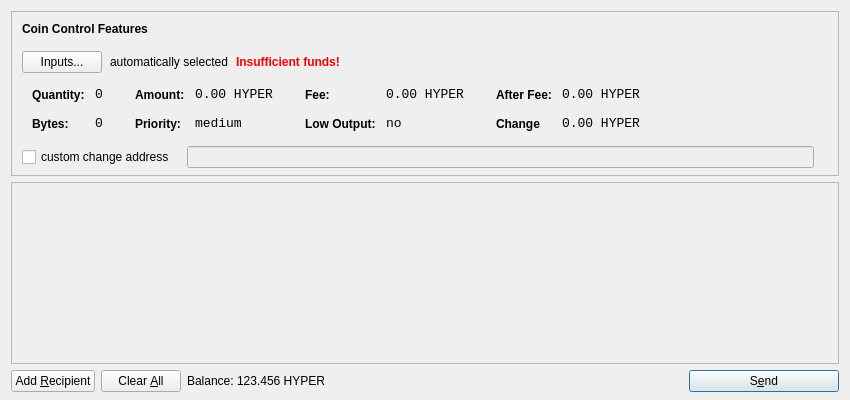
<?xml version="1.0" encoding="UTF-8"?>
<ui version="4.0">
 <class>SendCoinsDialog</class>
 <widget class="QDialog" name="SendCoinsDialog">
  <property name="geometry">
   <rect>
    <x>0</x>
    <y>0</y>
    <width>850</width>
    <height>400</height>
   </rect>
  </property>
  <property name="windowTitle">
   <string>Send Coins</string>
  </property>
  <layout class="QVBoxLayout" name="verticalLayout" stretch="0,1,0">
   <property name="bottomMargin">
    <number>8</number>
   </property>
   <item>
    <widget class="QFrame" name="frameCoinControl">
     <property name="sizePolicy">
      <sizepolicy hsizetype="Expanding" vsizetype="Expanding">
       <horstretch>0</horstretch>
       <verstretch>0</verstretch>
      </sizepolicy>
     </property>
     <property name="maximumSize">
      <size>
       <width>16777215</width>
       <height>16777215</height>
      </size>
     </property>
     <property name="frameShape">
      <enum>QFrame::StyledPanel</enum>
     </property>
     <property name="frameShadow">
      <enum>QFrame::Sunken</enum>
     </property>
     <layout class="QVBoxLayout" name="verticalLayoutCoinControl2">
      <property name="spacing">
       <number>6</number>
      </property>
      <property name="leftMargin">
       <number>0</number>
      </property>
      <property name="topMargin">
       <number>0</number>
      </property>
      <property name="rightMargin">
       <number>0</number>
      </property>
      <property name="bottomMargin">
       <number>6</number>
      </property>
      <item>
       <layout class="QVBoxLayout" name="verticalLayoutCoinControl" stretch="0,0,0,0,1">
        <property name="spacing">
         <number>0</number>
        </property>
        <property name="leftMargin">
         <number>10</number>
        </property>
        <property name="topMargin">
         <number>10</number>
        </property>
        <item>
         <layout class="QHBoxLayout" name="horizontalLayoutCoinControl1">
          <property name="bottomMargin">
           <number>15</number>
          </property>
          <item>
           <widget class="QLabel" name="labelCoinControlFeatures">
            <property name="sizePolicy">
             <sizepolicy hsizetype="Preferred" vsizetype="Maximum">
              <horstretch>0</horstretch>
              <verstretch>0</verstretch>
             </sizepolicy>
            </property>
            <property name="font">
             <font>
              <weight>75</weight>
              <bold>true</bold>
             </font>
            </property>
            <property name="styleSheet">
             <string notr="true">font-weight:bold;</string>
            </property>
            <property name="text">
             <string>Coin Control Features</string>
            </property>
           </widget>
          </item>
         </layout>
        </item>
        <item>
         <layout class="QHBoxLayout" name="horizontalLayoutCoinControl2" stretch="0,0,0,0">
          <property name="spacing">
           <number>8</number>
          </property>
          <property name="bottomMargin">
           <number>10</number>
          </property>
          <item>
           <widget class="QPushButton" name="pushButtonCoinControl">
            <property name="styleSheet">
             <string notr="true"/>
            </property>
            <property name="text">
             <string>Inputs...</string>
            </property>
           </widget>
          </item>
          <item>
           <widget class="QLabel" name="labelCoinControlAutomaticallySelected">
            <property name="text">
             <string>automatically selected</string>
            </property>
            <property name="margin">
             <number>5</number>
            </property>
           </widget>
          </item>
          <item>
           <widget class="QLabel" name="labelCoinControlInsuffFunds">
            <property name="font">
             <font>
              <weight>75</weight>
              <bold>true</bold>
             </font>
            </property>
            <property name="styleSheet">
             <string notr="true">color:red;font-weight:bold;</string>
            </property>
            <property name="text">
             <string>Insufficient funds!</string>
            </property>
            <property name="margin">
             <number>5</number>
            </property>
           </widget>
          </item>
          <item>
           <spacer name="horizontalSpacerCoinControl">
            <property name="orientation">
             <enum>Qt::Horizontal</enum>
            </property>
            <property name="sizeHint" stdset="0">
             <size>
              <width>40</width>
              <height>1</height>
             </size>
            </property>
           </spacer>
          </item>
         </layout>
        </item>
        <item>
         <widget class="QWidget" name="widgetCoinControl" native="true">
          <property name="sizePolicy">
           <sizepolicy hsizetype="Preferred" vsizetype="Preferred">
            <horstretch>0</horstretch>
            <verstretch>0</verstretch>
           </sizepolicy>
          </property>
          <property name="minimumSize">
           <size>
            <width>0</width>
            <height>0</height>
           </size>
          </property>
          <property name="styleSheet">
           <string notr="true"/>
          </property>
          <layout class="QHBoxLayout" name="horizontalLayoutCoinControl5">
           <property name="leftMargin">
            <number>0</number>
           </property>
           <property name="topMargin">
            <number>0</number>
           </property>
           <property name="rightMargin">
            <number>0</number>
           </property>
           <property name="bottomMargin">
            <number>0</number>
           </property>
           <item>
            <layout class="QHBoxLayout" name="horizontalLayoutCoinControl3" stretch="0,0,0,1">
             <property name="spacing">
              <number>20</number>
             </property>
             <property name="topMargin">
              <number>0</number>
             </property>
             <property name="bottomMargin">
              <number>10</number>
             </property>
             <item>
              <layout class="QFormLayout" name="formLayoutCoinControl1">
               <property name="horizontalSpacing">
                <number>10</number>
               </property>
               <property name="verticalSpacing">
                <number>14</number>
               </property>
               <property name="leftMargin">
                <number>10</number>
               </property>
               <property name="topMargin">
                <number>4</number>
               </property>
               <property name="rightMargin">
                <number>6</number>
               </property>
               <item row="0" column="0">
                <widget class="QLabel" name="labelCoinControlQuantityText">
                 <property name="styleSheet">
                  <string notr="true">font-weight:bold;</string>
                 </property>
                 <property name="text">
                  <string>Quantity:</string>
                 </property>
                 <property name="margin">
                  <number>0</number>
                 </property>
                </widget>
               </item>
               <item row="0" column="1">
                <widget class="QLabel" name="labelCoinControlQuantity">
                 <property name="font">
                  <font>
                   <family>Monospace</family>
                   <pointsize>10</pointsize>
                  </font>
                 </property>
                 <property name="cursor">
                  <cursorShape>IBeamCursor</cursorShape>
                 </property>
                 <property name="contextMenuPolicy">
                  <enum>Qt::ActionsContextMenu</enum>
                 </property>
                 <property name="text">
                  <string>0</string>
                 </property>
                 <property name="margin">
                  <number>0</number>
                 </property>
                 <property name="textInteractionFlags">
                  <set>Qt::LinksAccessibleByMouse|Qt::TextSelectableByKeyboard|Qt::TextSelectableByMouse</set>
                 </property>
                </widget>
               </item>
               <item row="1" column="0">
                <widget class="QLabel" name="labelCoinControlBytesText">
                 <property name="styleSheet">
                  <string notr="true">font-weight:bold;</string>
                 </property>
                 <property name="text">
                  <string>Bytes:</string>
                 </property>
                </widget>
               </item>
               <item row="1" column="1">
                <widget class="QLabel" name="labelCoinControlBytes">
                 <property name="font">
                  <font>
                   <family>Monospace</family>
                   <pointsize>10</pointsize>
                  </font>
                 </property>
                 <property name="cursor">
                  <cursorShape>IBeamCursor</cursorShape>
                 </property>
                 <property name="contextMenuPolicy">
                  <enum>Qt::ActionsContextMenu</enum>
                 </property>
                 <property name="text">
                  <string>0</string>
                 </property>
                 <property name="textInteractionFlags">
                  <set>Qt::LinksAccessibleByMouse|Qt::TextSelectableByKeyboard|Qt::TextSelectableByMouse</set>
                 </property>
                </widget>
               </item>
              </layout>
             </item>
             <item>
              <layout class="QFormLayout" name="formLayoutCoinControl2">
               <property name="horizontalSpacing">
                <number>10</number>
               </property>
               <property name="verticalSpacing">
                <number>14</number>
               </property>
               <property name="leftMargin">
                <number>6</number>
               </property>
               <property name="topMargin">
                <number>4</number>
               </property>
               <property name="rightMargin">
                <number>6</number>
               </property>
               <item row="0" column="0">
                <widget class="QLabel" name="labelCoinControlAmountText">
                 <property name="styleSheet">
                  <string notr="true">font-weight:bold;</string>
                 </property>
                 <property name="text">
                  <string>Amount:</string>
                 </property>
                 <property name="margin">
                  <number>0</number>
                 </property>
                </widget>
               </item>
               <item row="0" column="1">
                <widget class="QLabel" name="labelCoinControlAmount">
                 <property name="font">
                  <font>
                   <family>Monospace</family>
                   <pointsize>10</pointsize>
                  </font>
                 </property>
                 <property name="cursor">
                  <cursorShape>IBeamCursor</cursorShape>
                 </property>
                 <property name="contextMenuPolicy">
                  <enum>Qt::ActionsContextMenu</enum>
                 </property>
                 <property name="text">
                  <string>0.00 HYPER</string>
                 </property>
                 <property name="textInteractionFlags">
                  <set>Qt::LinksAccessibleByMouse|Qt::TextSelectableByKeyboard|Qt::TextSelectableByMouse</set>
                 </property>
                </widget>
               </item>
               <item row="1" column="0">
                <widget class="QLabel" name="labelCoinControlPriorityText">
                 <property name="styleSheet">
                  <string notr="true">font-weight:bold;</string>
                 </property>
                 <property name="text">
                  <string>Priority:</string>
                 </property>
                </widget>
               </item>
               <item row="1" column="1">
                <widget class="QLabel" name="labelCoinControlPriority">
                 <property name="font">
                  <font>
                   <family>Monospace</family>
                   <pointsize>10</pointsize>
                  </font>
                 </property>
                 <property name="cursor">
                  <cursorShape>IBeamCursor</cursorShape>
                 </property>
                 <property name="contextMenuPolicy">
                  <enum>Qt::ActionsContextMenu</enum>
                 </property>
                 <property name="text">
                  <string>medium</string>
                 </property>
                 <property name="textInteractionFlags">
                  <set>Qt::LinksAccessibleByMouse|Qt::TextSelectableByKeyboard|Qt::TextSelectableByMouse</set>
                 </property>
                </widget>
               </item>
              </layout>
             </item>
             <item>
              <layout class="QFormLayout" name="formLayoutCoinControl3">
               <property name="horizontalSpacing">
                <number>10</number>
               </property>
               <property name="verticalSpacing">
                <number>14</number>
               </property>
               <property name="leftMargin">
                <number>6</number>
               </property>
               <property name="topMargin">
                <number>4</number>
               </property>
               <property name="rightMargin">
                <number>6</number>
               </property>
               <item row="0" column="0">
                <widget class="QLabel" name="labelCoinControlFeeText">
                 <property name="styleSheet">
                  <string notr="true">font-weight:bold;</string>
                 </property>
                 <property name="text">
                  <string>Fee:</string>
                 </property>
                 <property name="margin">
                  <number>0</number>
                 </property>
                </widget>
               </item>
               <item row="0" column="1">
                <widget class="QLabel" name="labelCoinControlFee">
                 <property name="font">
                  <font>
                   <family>Monospace</family>
                   <pointsize>10</pointsize>
                  </font>
                 </property>
                 <property name="cursor">
                  <cursorShape>IBeamCursor</cursorShape>
                 </property>
                 <property name="contextMenuPolicy">
                  <enum>Qt::ActionsContextMenu</enum>
                 </property>
                 <property name="text">
                  <string>0.00 HYPER</string>
                 </property>
                 <property name="textInteractionFlags">
                  <set>Qt::LinksAccessibleByMouse|Qt::TextSelectableByKeyboard|Qt::TextSelectableByMouse</set>
                 </property>
                </widget>
               </item>
               <item row="1" column="0">
                <widget class="QLabel" name="labelCoinControlLowOutputText">
                 <property name="styleSheet">
                  <string notr="true">font-weight:bold;</string>
                 </property>
                 <property name="text">
                  <string>Low Output:</string>
                 </property>
                </widget>
               </item>
               <item row="1" column="1">
                <widget class="QLabel" name="labelCoinControlLowOutput">
                 <property name="font">
                  <font>
                   <family>Monospace</family>
                   <pointsize>10</pointsize>
                  </font>
                 </property>
                 <property name="cursor">
                  <cursorShape>IBeamCursor</cursorShape>
                 </property>
                 <property name="contextMenuPolicy">
                  <enum>Qt::ActionsContextMenu</enum>
                 </property>
                 <property name="text">
                  <string>no</string>
                 </property>
                 <property name="textInteractionFlags">
                  <set>Qt::LinksAccessibleByMouse|Qt::TextSelectableByKeyboard|Qt::TextSelectableByMouse</set>
                 </property>
                </widget>
               </item>
              </layout>
             </item>
             <item>
              <layout class="QFormLayout" name="formLayoutCoinControl4">
               <property name="horizontalSpacing">
                <number>10</number>
               </property>
               <property name="verticalSpacing">
                <number>14</number>
               </property>
               <property name="leftMargin">
                <number>6</number>
               </property>
               <property name="topMargin">
                <number>4</number>
               </property>
               <property name="rightMargin">
                <number>6</number>
               </property>
               <item row="0" column="0">
                <widget class="QLabel" name="labelCoinControlAfterFeeText">
                 <property name="styleSheet">
                  <string notr="true">font-weight:bold;</string>
                 </property>
                 <property name="text">
                  <string>After Fee:</string>
                 </property>
                 <property name="margin">
                  <number>0</number>
                 </property>
                </widget>
               </item>
               <item row="0" column="1">
                <widget class="QLabel" name="labelCoinControlAfterFee">
                 <property name="font">
                  <font>
                   <family>Monospace</family>
                   <pointsize>10</pointsize>
                  </font>
                 </property>
                 <property name="cursor">
                  <cursorShape>IBeamCursor</cursorShape>
                 </property>
                 <property name="contextMenuPolicy">
                  <enum>Qt::ActionsContextMenu</enum>
                 </property>
                 <property name="text">
                  <string>0.00 HYPER</string>
                 </property>
                 <property name="textInteractionFlags">
                  <set>Qt::LinksAccessibleByMouse|Qt::TextSelectableByKeyboard|Qt::TextSelectableByMouse</set>
                 </property>
                </widget>
               </item>
               <item row="1" column="0">
                <widget class="QLabel" name="labelCoinControlChangeText">
                 <property name="styleSheet">
                  <string notr="true">font-weight:bold;</string>
                 </property>
                 <property name="text">
                  <string>Change</string>
                 </property>
                </widget>
               </item>
               <item row="1" column="1">
                <widget class="QLabel" name="labelCoinControlChange">
                 <property name="font">
                  <font>
                   <family>Monospace</family>
                   <pointsize>10</pointsize>
                  </font>
                 </property>
                 <property name="cursor">
                  <cursorShape>IBeamCursor</cursorShape>
                 </property>
                 <property name="contextMenuPolicy">
                  <enum>Qt::ActionsContextMenu</enum>
                 </property>
                 <property name="text">
                  <string>0.00 HYPER</string>
                 </property>
                 <property name="textInteractionFlags">
                  <set>Qt::LinksAccessibleByMouse|Qt::TextSelectableByKeyboard|Qt::TextSelectableByMouse</set>
                 </property>
                </widget>
               </item>
              </layout>
             </item>
            </layout>
           </item>
          </layout>
         </widget>
        </item>
        <item>
         <layout class="QHBoxLayout" name="horizontalLayoutCoinControl4" stretch="0,0,0">
          <property name="spacing">
           <number>12</number>
          </property>
          <property name="sizeConstraint">
           <enum>QLayout::SetDefaultConstraint</enum>
          </property>
          <property name="topMargin">
           <number>5</number>
          </property>
          <property name="rightMargin">
           <number>5</number>
          </property>
          <item>
           <widget class="QCheckBox" name="checkBoxCoinControlChange">
            <property name="text">
             <string>custom change address</string>
            </property>
           </widget>
          </item>
          <item>
           <widget class="QLineEdit" name="lineEditCoinControlChange">
            <property name="enabled">
             <bool>false</bool>
            </property>
            <property name="sizePolicy">
             <sizepolicy hsizetype="Expanding" vsizetype="Fixed">
              <horstretch>0</horstretch>
              <verstretch>0</verstretch>
             </sizepolicy>
            </property>
           </widget>
          </item>
          <item>
           <widget class="QLabel" name="labelCoinControlChangeLabel">
            <property name="sizePolicy">
             <sizepolicy hsizetype="Preferred" vsizetype="Expanding">
              <horstretch>0</horstretch>
              <verstretch>0</verstretch>
             </sizepolicy>
            </property>
            <property name="minimumSize">
             <size>
              <width>0</width>
              <height>0</height>
             </size>
            </property>
            <property name="text">
             <string/>
            </property>
            <property name="margin">
             <number>3</number>
            </property>
           </widget>
          </item>
         </layout>
        </item>
        <item>
         <spacer name="verticalSpacerCoinControl">
          <property name="orientation">
           <enum>Qt::Vertical</enum>
          </property>
          <property name="sizeHint" stdset="0">
           <size>
            <width>800</width>
            <height>1</height>
           </size>
          </property>
         </spacer>
        </item>
       </layout>
      </item>
     </layout>
    </widget>
   </item>
   <item>
    <widget class="QScrollArea" name="scrollArea">
     <property name="widgetResizable">
      <bool>true</bool>
     </property>
     <widget class="QWidget" name="scrollAreaWidgetContents">
      <property name="geometry">
       <rect>
        <x>0</x>
        <y>0</y>
        <width>830</width>
        <height>152</height>
       </rect>
      </property>
      <layout class="QVBoxLayout" name="verticalLayout_2">
       <property name="leftMargin">
        <number>0</number>
       </property>
       <property name="topMargin">
        <number>0</number>
       </property>
       <property name="rightMargin">
        <number>0</number>
       </property>
       <property name="bottomMargin">
        <number>0</number>
       </property>
       <item>
        <layout class="QVBoxLayout" name="entries">
         <property name="spacing">
          <number>6</number>
         </property>
        </layout>
       </item>
       <item>
        <spacer name="verticalSpacer">
         <property name="orientation">
          <enum>Qt::Vertical</enum>
         </property>
         <property name="sizeHint" stdset="0">
          <size>
           <width>20</width>
           <height>40</height>
          </size>
         </property>
        </spacer>
       </item>
      </layout>
     </widget>
    </widget>
   </item>
   <item>
    <layout class="QHBoxLayout" name="horizontalLayout">
     <item>
      <widget class="QPushButton" name="addButton">
       <property name="toolTip">
        <string>Send to multiple recipients at once</string>
       </property>
       <property name="text">
        <string>Add &amp;Recipient</string>
       </property>
       <property name="icon">
        <iconset resource="../bitcoin.qrc">
         <normaloff>:/icons/add</normaloff>:/icons/add</iconset>
       </property>
       <property name="autoDefault">
        <bool>false</bool>
       </property>
      </widget>
     </item>
     <item>
      <widget class="QPushButton" name="clearButton">
       <property name="sizePolicy">
        <sizepolicy hsizetype="Minimum" vsizetype="Fixed">
         <horstretch>0</horstretch>
         <verstretch>0</verstretch>
        </sizepolicy>
       </property>
       <property name="toolTip">
        <string>Remove all transaction fields</string>
       </property>
       <property name="text">
        <string>Clear &amp;All</string>
       </property>
       <property name="icon">
        <iconset resource="../bitcoin.qrc">
         <normaloff>:/icons/remove</normaloff>:/icons/remove</iconset>
       </property>
       <property name="autoRepeatDelay">
        <number>300</number>
       </property>
       <property name="autoDefault">
        <bool>false</bool>
       </property>
      </widget>
     </item>
     <item>
      <layout class="QHBoxLayout" name="horizontalLayout_2">
       <property name="spacing">
        <number>3</number>
       </property>
       <item>
        <widget class="QLabel" name="label">
         <property name="sizePolicy">
          <sizepolicy hsizetype="Preferred" vsizetype="Fixed">
           <horstretch>0</horstretch>
           <verstretch>0</verstretch>
          </sizepolicy>
         </property>
         <property name="text">
          <string>Balance:</string>
         </property>
        </widget>
       </item>
       <item>
        <widget class="QLabel" name="labelBalance">
         <property name="sizePolicy">
          <sizepolicy hsizetype="Preferred" vsizetype="Fixed">
           <horstretch>0</horstretch>
           <verstretch>0</verstretch>
          </sizepolicy>
         </property>
         <property name="cursor">
          <cursorShape>IBeamCursor</cursorShape>
         </property>
         <property name="text">
          <string>123.456 HYPER</string>
         </property>
         <property name="textInteractionFlags">
          <set>Qt::LinksAccessibleByMouse|Qt::TextSelectableByKeyboard|Qt::TextSelectableByMouse</set>
         </property>
        </widget>
       </item>
      </layout>
     </item>
     <item>
      <spacer name="horizontalSpacer">
       <property name="orientation">
        <enum>Qt::Horizontal</enum>
       </property>
       <property name="sizeHint" stdset="0">
        <size>
         <width>40</width>
         <height>20</height>
        </size>
       </property>
      </spacer>
     </item>
     <item>
      <widget class="QPushButton" name="sendButton">
       <property name="minimumSize">
        <size>
         <width>150</width>
         <height>0</height>
        </size>
       </property>
       <property name="toolTip">
        <string>Confirm the send action</string>
       </property>
       <property name="text">
        <string>S&amp;end</string>
       </property>
       <property name="icon">
        <iconset resource="../bitcoin.qrc">
         <normaloff>:/icons/send</normaloff>:/icons/send</iconset>
       </property>
       <property name="default">
        <bool>true</bool>
       </property>
      </widget>
     </item>
    </layout>
   </item>
  </layout>
 </widget>
 <resources>
  <include location="../bitcoin.qrc"/>
 </resources>
 <connections/>
</ui>
